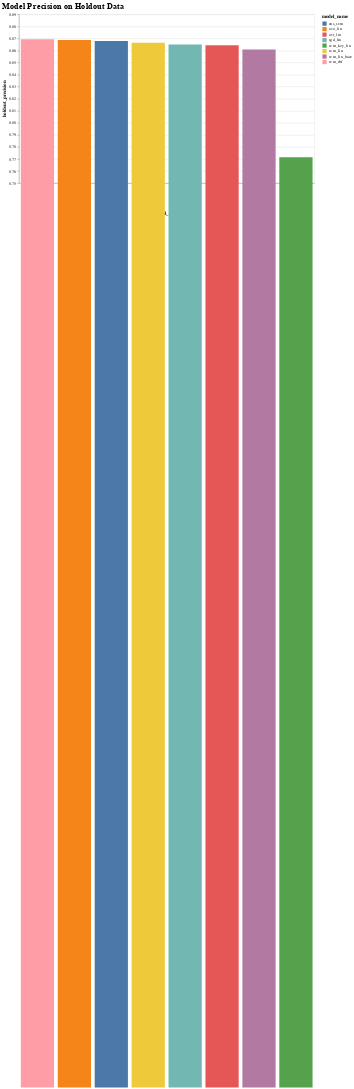

Notebook code for this chart:
### Code cell
import altair as alt

alt.Chart(df_all).mark_bar().encode(
    x=alt.Y('model_name:N', sort='-y'),
    y=alt.Y('holdout_precision:Q',scale=alt.Scale(domain=[.75,.89])),
    color='model_name',
    tooltip=['model_name','holdout_precision']
).properties(width=700,height=400,title='Model Precision on Holdout Data').configure_title(fontSize=20,anchor='start')

### Figure 1 — Vega-Lite specification as saved in the notebook (floating-point values rounded to 4 significant figures)
{"config": {"view": {"continuousWidth": 400, "continuousHeight": 300}, "title": {"anchor": "start", "fontSize": 20}}, "data": {"name": "data-7e7cdc4334f13c169cd213dcbb1e5f38"}, "mark": "bar", "encoding": {"color": {"type": "nominal", "field": "model_name"}, "tooltip": [{"type": "nominal", "field": "model_name"}, {"type": "quantitative", "field": "holdout_precision"}], "x": {"type": "nominal", "field": "model_name", "sort": "-y"}, "y": {"type": "quantitative", "field": "holdout_precision", "scale": {"domain": [0.75, 0.89]}}}, "height": 400, "title": "Model Precision on Holdout Data", "width": 700, "$schema": "https://vega.github.io/schema/vega-lite/v4.8.1.json", "datasets": {"data-7e7cdc4334f13c169cd213dcbb1e5f38": [{"model_name": "svm_rbf", "holdout_acc": 0.8682, "holdout_precision": 0.8693, "holdout tpr/recall": 0.8682, "holdout F1 Score": 0.8685, "sx_acc": 0.994, "dr_acc": 0.9441, "ed_acc": 0.8634, "sp_acc": 0.8605, "mk_acc": 0.7942, "os_acc": 0.7979, "fp_sx": 6, "fp_dr": 2}, {"model_name": "svm_lin", "holdout_acc": 0.8649, "holdout_precision": 0.8665, "holdout tpr/recall": 0.8649, "holdout F1 Score": 0.8652, "sx_acc": 0.9925, "dr_acc": 0.965, "ed_acc": 0.8711, "sp_acc": 0.8372, "mk_acc": 0.8009, "os_acc": 0.7795, "fp_sx": 4, "fp_dr": 7}, {"model_name": "sgd_lin", "holdout_acc": 0.8653, "holdout_precision": 0.865, "holdout tpr/recall": 0.8653, "holdout F1 Score": 0.8649, "sx_acc": 0.994, "dr_acc": 0.972, "ed_acc": 0.8686, "sp_acc": 0.8915, "mk_acc": 0.7627, "os_acc": 0.7979, "fp_sx": 10, "fp_dr": 6}, {"model_name": "ovo_lin", "holdout_acc": 0.866, "holdout_precision": 0.8687, "holdout tpr/recall": 0.866, "holdout F1 Score": 0.8669, "sx_acc": 0.9895, "dr_acc": 0.9301, "ed_acc": 0.8711, "sp_acc": 0.8411, "mk_acc": 0.8043, "os_acc": 0.7948, "fp_sx": 1, "fp_dr": 1}, {"model_name": "ovr_lin", "holdout_acc": 0.8644, "holdout_precision": 0.8644, "holdout tpr/recall": 0.8644, "holdout F1 Score": 0.8642, "sx_acc": 0.9925, "dr_acc": 0.9371, "ed_acc": 0.8763, "sp_acc": 0.8915, "mk_acc": 0.7649, "os_acc": 0.8009, "fp_sx": 4, "fp_dr": 4}, {"model_name": "ens_svm", "holdout_acc": 0.867, "holdout_precision": 0.8678, "holdout tpr/recall": 0.867, "holdout F1 Score": 0.8671, "sx_acc": 0.9925, "dr_acc": 0.9091, "ed_acc": 0.8737, "sp_acc": 0.8643, "mk_acc": 0.7739, "os_acc": 0.807, "fp_sx": 3, "fp_dr": 1}, {"model_name": "svm_lin_base", "holdout_acc": 0.8598, "holdout_precision": 0.8609, "holdout tpr/recall": 0.8598, "holdout F1 Score": 0.86, "sx_acc": 0.994, "dr_acc": 0.951, "ed_acc": 0.8505, "sp_acc": 0.8798, "mk_acc": 0.7897, "os_acc": 0.7703, "fp_sx": 12, "fp_dr": 9}, {"model_name": "svm_key_lin", "holdout_acc": 0.772, "holdout_precision": 0.7715, "holdout tpr/recall": 0.772, "holdout F1 Score": 0.7705, "sx_acc": 0.9805, "dr_acc": 0.9091, "ed_acc": 0.7242, "sp_acc": 0.6977, "mk_acc": 0.6659, "os_acc": 0.6432, "fp_sx": 30, "fp_dr": 24}]}}
